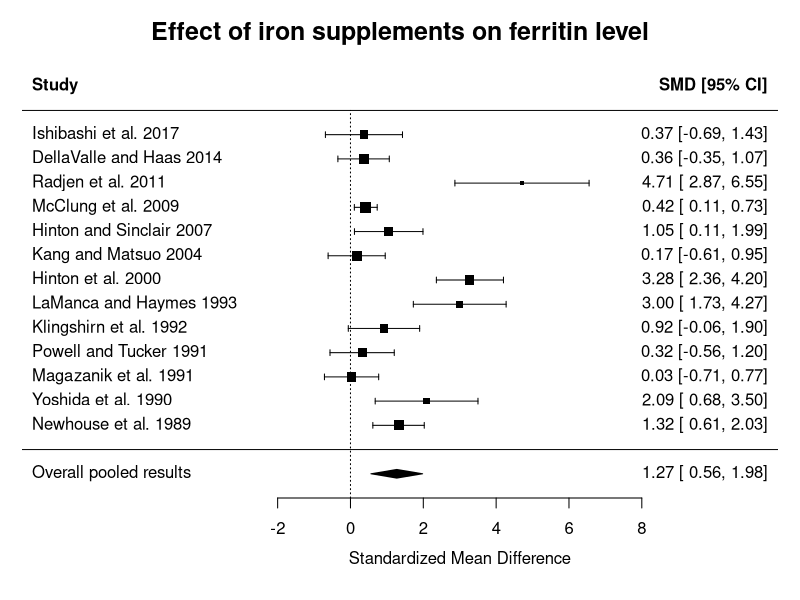
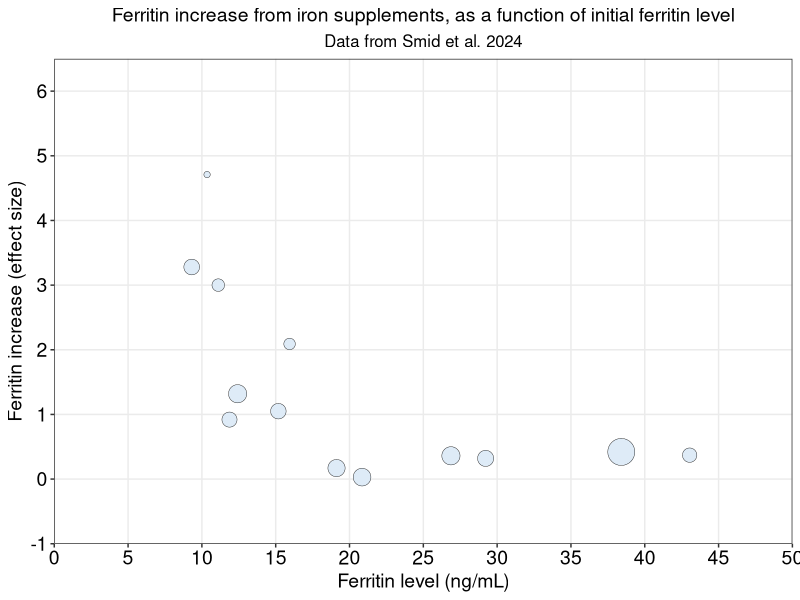
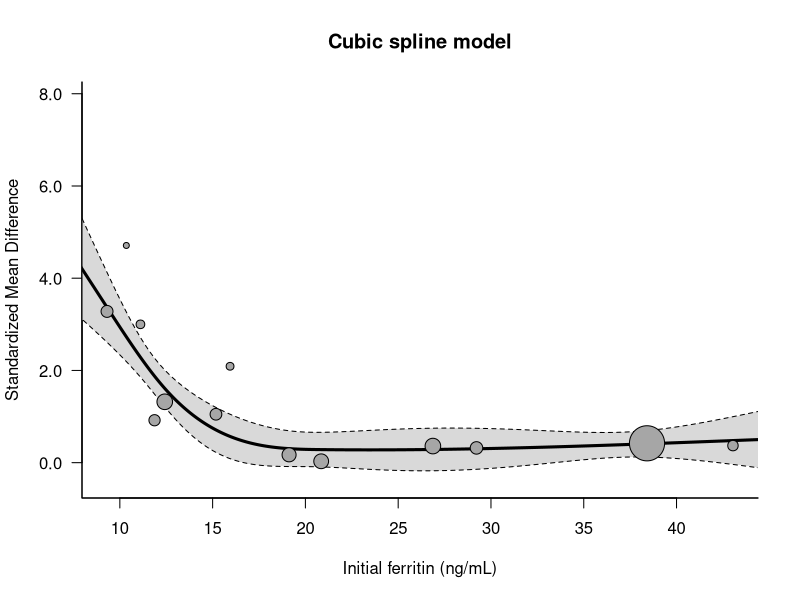
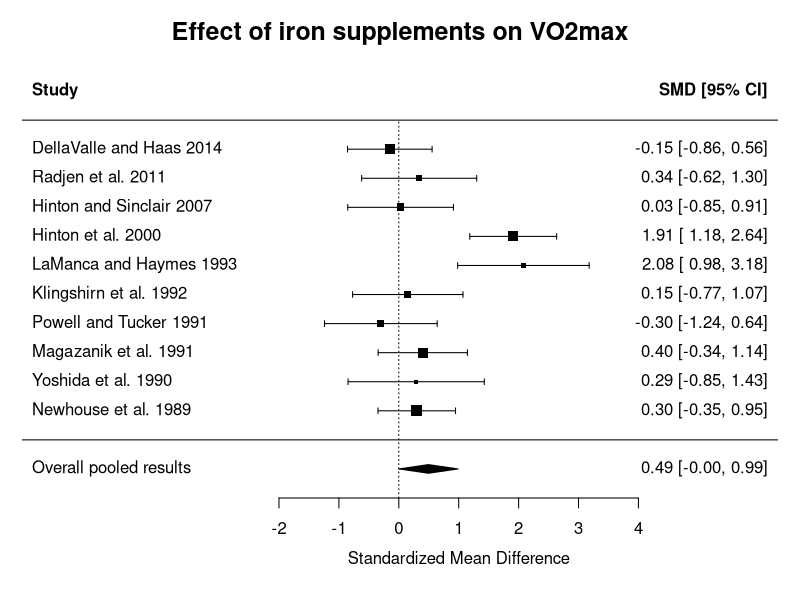
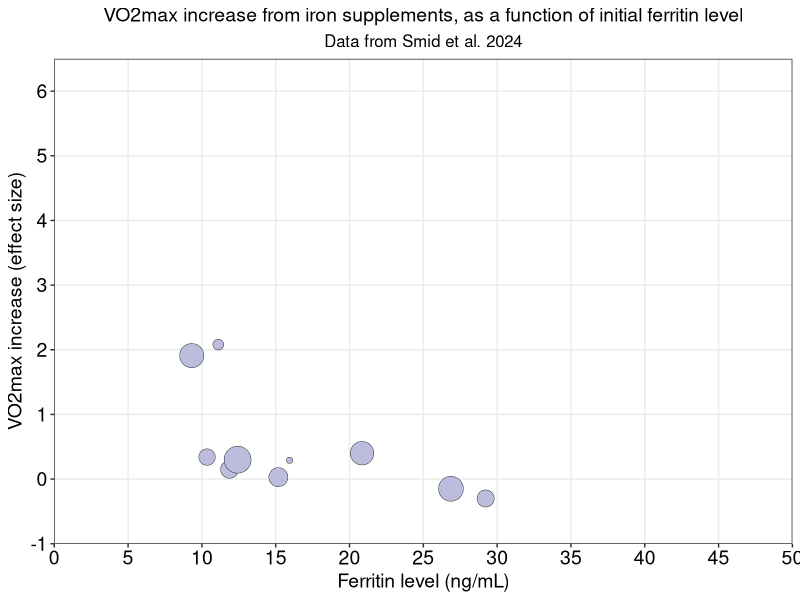
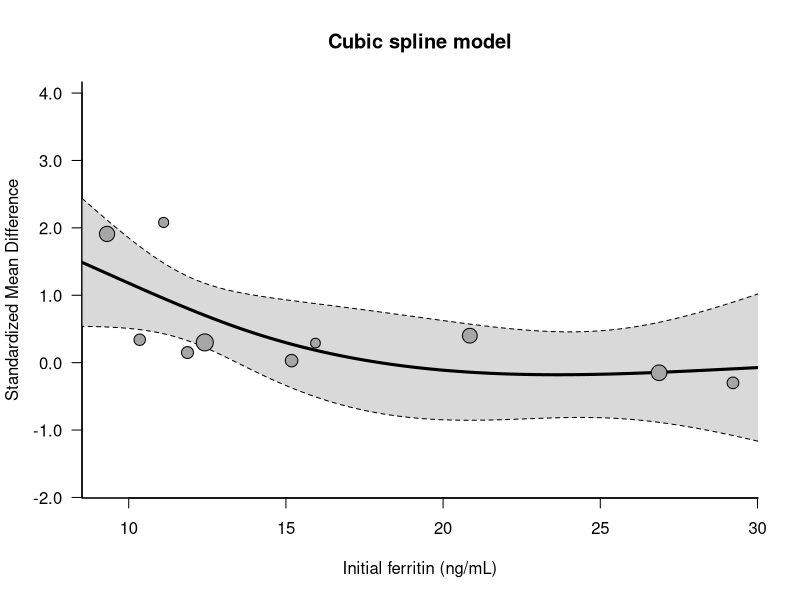
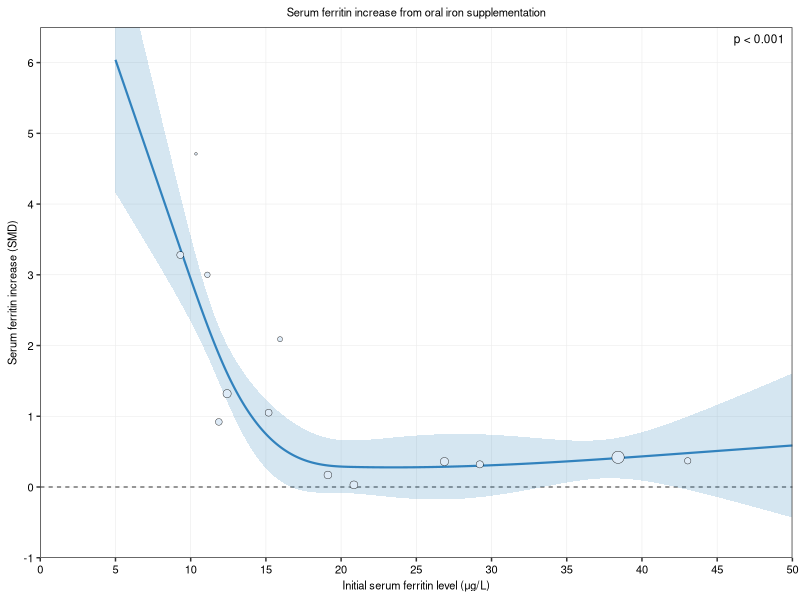
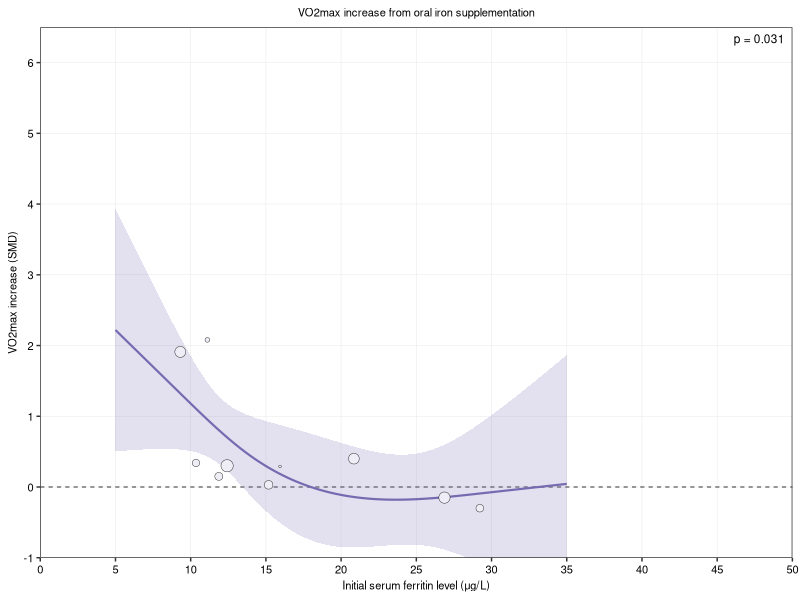

These figures' R source, in order:
## ---- chunk 1


knitr::opts_chunk$set(echo = TRUE)

library(tidyverse)
library(metafor)
library(cowplot)
library(knitr)
library(mgcv)


## ---- chunk 2

#Read data and display a glimpse
df <- read_csv("smid_data.csv", show_col_types = FALSE)
df %>% glimpse()


## ---- chunk 3

#Smid et al. used SPSS, whose default method is REML random effects
meta <- rma(ferritin_effect_size_smd, sei = ferritin_std_error_smd, slab=id, 
            data = df, method="REML", measure="SMD") 
meta


# --- Make forest plot ----
forest(meta, header="Study", mlab="Overall pooled results", cex=1.0,
       main="Effect of iron supplements on ferritin level",
       cex.main = 1.5)


## ---- chunk 4

#Plot parameters
point_fill <- "#deebf7"
point_color <- "black"

lwd <- 1
draw_lwd <- 0.5
fnt <- 14
title_fnt <- 14
subtitle_fnt <- 12
wm_fnt <- 12
hline_lwd <- 0.75
grid_lwd <- 0.5
alf <- 0.5
bubble_min <- 2
bubble_max <- 9


plt <- df %>%
  #Scale bubble by inverse of standard error
  ggplot(aes(x=initial_ferritin_ng_ml, y=ferritin_effect_size_smd, size=2/ferritin_std_error_smd)) +
  #Study bubbles
  geom_point(shape=21,
             fill = point_fill,
             stroke = 0.2,
             color = point_color) + 
  #Change point sizing
  scale_size(guide="none", range=c(bubble_min,bubble_max)) +
  #Set axis limits
  scale_x_continuous(limits = c(0,50), expand = c(0,0),
                     breaks = seq(0,50, by=5),
                     name = "Ferritin level (ng/mL)") + 
  scale_y_continuous(limits = c(-1,8), expand = c(0,0),
                     breaks = seq(-2,8,by=1),
                     name = "Ferritin increase (effect size)") + 
  coord_cartesian(ylim = c(-1,6.5))+
  ggtitle(label = "Ferritin increase from iron supplements, as a function of initial ferritin level", 
          subtitle = "Data from Smid et al. 2024") + 
  theme_bw() + 
  theme(plot.title = element_text(hjust = 0.5, size=title_fnt),
        plot.caption.position = "panel",
        plot.subtitle = element_text(hjust = 0.5, size=subtitle_fnt),
        panel.grid.major = element_line(linewidth = grid_lwd),
        panel.grid.minor = element_blank(),
        axis.title = element_text(size = fnt, color = "black"),
        axis.text = element_text(size = fnt, color = "black"))
plt



## ---- chunk 5

#X-grid for plotting
xs <- seq(5, 50, length=500)

# --- Linear fit, purely for plotting purposes --- 
# do note we pass sei (standard errors) here, not the default variance
# See https://www.metafor-project.org/doku.php/tips:input_to_rma_function for details
res.lin <- rma(ferritin_effect_size_smd, sei = ferritin_std_error_smd, slab=id, 
               mods = ~ initial_ferritin_ng_ml,
               data = df, method="REML", measure="SMD")

# --- Smooth nonlinear meta-regression ---
# Adapted from https://www.metafor-project.org/doku.php/tips:non_linear_meta_regression

#Number of knots for spline fit, using sqrt(N) approximate rule (Harezlak et al.)
K <- 4 #See later for sensitivity analysis


#Construct a cubic spline basis in mgcv with K knots
sm <- smoothCon(s(initial_ferritin_ng_ml, bs="cr", k=K), data=df, absorb.cons=TRUE)[[1]]

#Do REML-based meta-regression, using the spline basis above as moderator
res_fer <- rma(ferritin_effect_size_smd, sei = ferritin_std_error_smd, slab=id, 
               mods = ~ sm$X,
               data = df, method="REML", measure="SMD")
#Show results
res_fer

#Make raw plot using metafor's base R plotting capabilities
sav <- predict(res_fer, newmods=PredictMat(sm, data.frame(initial_ferritin_ng_ml=xs)))
regplot(res.lin, mod=2, pred=sav, xvals=xs, las=1, digits=1, bty="l",
        psize=.75/df$ferritin_std_error_smd, 
        xlab="Initial ferritin (ng/mL)", main="Cubic spline model")


## ---- chunk 6


meta_vo2 <- rma(vo2max_effect_size, sei = vo2max_std_error, slab=id, 
            data = df, method="REML", measure="SMD")
meta_vo2

# --- Make forest plot ----
forest(meta_vo2, header="Study", mlab="Overall pooled results", cex=1.0,
       main="Effect of iron supplements on VO2max",
       cex.main = 1.5)



## ---- chunk 7


#Plot parameters
point_fill <- "#bcbddc"
point_color <- "black"


plt <- df %>%
  #Scale bubble by inverse of standard error
  ggplot(aes(x=initial_ferritin_ng_ml, y=vo2max_effect_size, size=2/vo2max_std_error)) +
  #Study bubbles
  geom_point(shape=21,
             fill = point_fill,
             stroke = 0.2,
             color = point_color) + 
  #Change point sizing
  scale_size(guide="none", range=c(bubble_min,bubble_max)) +
  #Set axis limits
  scale_x_continuous(limits = c(0,50), expand = c(0,0),
                     breaks = seq(0,50, by=5),
                     name = "Ferritin level (ng/mL)") + 
  scale_y_continuous(limits = c(-1,8), expand = c(0,0),
                     breaks = seq(-2,8,by=1),
                     name = "VO2max increase (effect size)") + 
  coord_cartesian(ylim = c(-1,6.5))+
  ggtitle(label = "VO2max increase from iron supplements, as a function of initial ferritin level", 
          subtitle = "Data from Smid et al. 2024") + 
  theme_bw() + 
  theme(plot.title = element_text(hjust = 0.5, size=title_fnt),
        plot.caption.position = "panel",
        plot.subtitle = element_text(hjust = 0.5, size=subtitle_fnt),
        panel.grid.major = element_line(linewidth = grid_lwd),
        panel.grid.minor = element_blank(),
        axis.title = element_text(size = fnt, color = "black"),
        axis.text = element_text(size = fnt, color = "black"))
plt



## ---- chunk 8

#Don't use all data for spline basis, just studies with VO2 measurements
df_vo2 <- df %>%
  drop_na(vo2max_effect_size)


#Plotting setup 
xs_vo2 <- seq(5, 35, length=500) #no VO2 data for the higher ranges

# --- Linear fit, purely for plotting purposes --- 
res.lin_vo2 <- rma(vo2max_effect_size, sei = vo2max_std_error, slab=id, 
               mods = ~ initial_ferritin_ng_ml,
               data = df_vo2, method="REML", measure="SMD")

# --- Smooth nonlinear meta-regression ---

K <- 3 #Fewer studies, fewer knots
sm <- smoothCon(s(initial_ferritin_ng_ml, bs="cr", k=K), data=df_vo2, absorb.cons=TRUE)[[1]]
res_vo2 <- rma(vo2max_effect_size, sei = vo2max_std_error, slab=id, 
               mods = ~ sm$X,
               data = df_vo2, method="REML", measure="SMD")
res_vo2

sav_vo2 <- predict(res_vo2, newmods=PredictMat(sm, data.frame(initial_ferritin_ng_ml=xs_vo2)))
regplot(res.lin_vo2, mod=2, pred=sav_vo2, xvals=xs_vo2, las=1, digits=1, bty="l",
        psize=.75/df_vo2$vo2max_std_error, 
        xlab="Initial ferritin (ng/mL)", main="Cubic spline model")


## ---- chunk 9


#Get p-values for omnibus test of moderator effect
# (null hypothesis: moderator curve is zero everywhere)
ferritin_omni_p <- res_fer$QMp
vo2_omni_p <- res_vo2$QMp

ferritin_ant_p <- "p < 0.001" #10e-13...
vo2_ant_p <- sprintf("p = %.3f", vo2_omni_p)


#Fetch meta-regression results for publication plots
met_plot <- data.frame(ferritin = xs,
                      yhat = sav$pred,
                      ci_lo = sav$ci.lb,
                      ci_hi = sav$ci.ub)

met_plot_vo2 <- data.frame(ferritin = xs_vo2,
                       yhat = sav_vo2$pred,
                       ci_lo = sav_vo2$ci.lb,
                       ci_hi = sav_vo2$ci.ub)


#Combine and make publication-ready plots

#6.5" by ahfl that? 3.25


# --- Ferritin plot ---



point_fill <- "#deebf7"
point_color <- "black"

lwd <- 0.75
draw_lwd <- 0.15
fnt <- 8
title_fnt <- 8
subtitle_fnt <- 6
wm_fnt <- 7
hline_lwd <- 0.25
grid_lwd <- 0.2

alf <- 0.2


bubble_min <- 0.75
bubble_max <- 4

ant_fnt <- 3
ant_x <- 49.5
ant_y <- 6.4

#, range=c(0.5,4)

plt_1 <- met_plot %>%
  ggplot(aes(x=ferritin, y=yhat)) +
  geom_hline(yintercept = 0, linetype = "dashed", linewidth = hline_lwd) + 
  geom_ribbon(aes(ymin = ci_lo, ymax = ci_hi), fill = "#3182bd", alpha = alf) + 
  geom_line(color = "#3182bd", linewidth = lwd) + 
  #Omnibus moderator test p-value
  annotate("text", x=ant_x, y=ant_y, label = ferritin_ant_p, size=ant_fnt,
           hjust = 1, vjust=1) + 
  #Study bubbles
  geom_point(aes(x=initial_ferritin_ng_ml , y=ferritin_effect_size_smd, size=2/ferritin_std_error_smd ),
             data = df, 
             shape=21,
             fill = point_fill,
             stroke = 0.2,
             color = point_color) + 
  
  #Change point sizing
  scale_size(guide="none", range=c(bubble_min,bubble_max)) +
  #Set axis limits
  scale_x_continuous(limits = c(0,50), expand = c(0,0),
                     breaks = seq(0,50, by=5),
                     name = "Initial serum ferritin level (\u03bcg/L)") +  
  scale_y_continuous(limits = c(-1,8), expand = c(0,0),
                     breaks = seq(-2,8,by=1),
                     name = "Serum ferritin increase (SMD)") + 
  coord_cartesian(ylim = c(-1,6.5))+
  ggtitle(label = "Serum ferritin increase from oral iron supplementation") +
  theme_bw() + 
  theme(plot.title = element_text(hjust = 0.5, size=title_fnt),
        plot.caption.position = "panel",
        plot.caption = element_text(face = "bold", size = wm_fnt, vjust=0),
        plot.subtitle = element_text(hjust = 0.5, size=subtitle_fnt),
        panel.grid.major = element_line(linewidth = grid_lwd),
        panel.grid.minor = element_blank(),
        axis.title = element_text(size = fnt, color = "black"),
        axis.text = element_text(size = fnt, color = "black"))

plt_1


# --- VO2max ---
point_fill <- "#efedf5"
point_color <- "black"

line_col <- "#756bb1"
rib_col <- "#756bb1"


plt_2 <- met_plot_vo2 %>%
  ggplot(aes(x=ferritin, y=yhat)) +
  geom_hline(yintercept = 0, linetype = "dashed", linewidth = hline_lwd) + 
  geom_ribbon(aes(ymin = ci_lo, ymax = ci_hi), fill = rib_col, alpha = alf) + 
  geom_line(color = line_col, linewidth = lwd) + 
  #Omnibus moderator test p-value
  annotate("text", x=ant_x, y=ant_y, label = vo2_ant_p, size=ant_fnt,
           hjust = 1, vjust=1) + 
  #Study bubbles
  geom_point(aes(x=initial_ferritin_ng_ml , y=vo2max_effect_size, size=2/vo2max_std_error),
             data = df_vo2, 
             shape=21,
             fill = point_fill,
             stroke = 0.2,
             color = point_color) + 
  #Change point sizing
  scale_size(guide="none", range=c(bubble_min,bubble_max)) +
  #Set axis limits
  scale_x_continuous(limits = c(0,50), expand = c(0,0),
                     breaks = seq(0,50, by=5),
                     name = "Initial serum ferritin level (\u03bcg/L)") +  
  scale_y_continuous(limits = c(-2,8), expand = c(0,0),
                     breaks = seq(-2,8,by=1),
                     name = "VO2max increase (SMD)") + 
  coord_cartesian(ylim = c(-1,6.5))+
  ggtitle(label = "VO2max increase from oral iron supplementation") +
  theme_bw() + 
  theme(plot.title = element_text(hjust = 0.5, size=title_fnt),
        plot.caption.position = "panel",
        plot.caption = element_text(face = "bold", size = wm_fnt, vjust=0),
        plot.subtitle = element_text(hjust = 0.5, size=subtitle_fnt),
        panel.grid.major = element_line(linewidth = grid_lwd),
        panel.grid.minor = element_blank(),
        axis.title = element_text(size = fnt, color = "black"),
        axis.text = element_text(size = fnt, color = "black"))

plt_2


#Combine and save
cow <- plot_grid(plt_1, plt_2, nrow=1)
ggsave("Figure 1 - Moderating effects of initial ferritin on effects of iron supplementation in athletes.png", 
       plot=cow, width = 6.5, height = 3, units = "in", dpi=600)



## ---- chunk 10

#Eval grid
xs <- seq(5, 50, length=500)
K_vals <- c(3,4,5,6) #Knots to test

#Define function to use in loop
fit_mod <- function(yi, sei, mod_vals, K, xs){
  #Do semipar meta-regression, evaluate on grid, and return evaluated curve
  df_dummy <- data.frame(yi = yi, 
                         sei = sei,
                         mod_vals = mod_vals)
  #Spline basis
  sm <- smoothCon(s(mod_vals, bs="cr", k=K), data=df_dummy, absorb.cons=TRUE)[[1]]
  
  res_spline <- rma(yi=yi, sei=sei,
                    mods = ~ sm$X,
                    data = df_dummy, method="REML", measure="SMD")
  sav_spline <- predict(res_spline, newmods=PredictMat(sm, data.frame(mod_vals=xs)))
  
  plot_df <- data.frame(mod_vals = xs,
                      yhat = sav_spline$pred,
                      ci_lo = sav_spline$ci.lb,
                      ci_hi = sav_spline$ci.ub,
                      K=K)
  return(plot_df)
}

# --- Ferritin increase sensitivity ---
mod_vals <- df$initial_ferritin_ng_ml
yi <- df$ferritin_effect_size_smd
sei <- df$ferritin_std_error_smd

result_list <- list()

for (i in 1:length(K_vals)){
  result_list[[i]] <- fit_mod(yi, sei, mod_vals, K_vals[i], xs)
}

ferritin_sens <- bind_rows(result_list) %>% mutate(K = factor(K))

ferritin_sens_plot <- ferritin_sens %>%
  ggplot(aes(x=mod_vals, y=yhat, color=K)) + 
  geom_line(linewidth=1.5, alpha = 0.7) + 
  scale_x_continuous(limits = c(0,50)) + 
  ggtitle("K sensitivity analysis - ferritin increase")

ferritin_sens_plot


# --- VO2max ---


#Eval grid
xs <- seq(5, 35, length=500)
K_vals <- c(3,4,5) #10 studies, no sense using 6 knots

#Data
mod_vals <- df_vo2$initial_ferritin_ng_ml
yi <- df_vo2$vo2max_effect_size
sei <- df_vo2$vo2max_std_error

result_list <- list()

for (i in 1:length(K_vals)){
  result_list[[i]] <- fit_mod(yi, sei, mod_vals, K_vals[i], xs)
}

vo2_sens <- bind_rows(result_list) %>% mutate(K = factor(K))

vo2_sens_plot <- vo2_sens %>%
  ggplot(aes(x=mod_vals, y=yhat, color=K)) + 
  geom_line(linewidth=1.5, alpha = 0.7) +  
  scale_x_continuous(limits = c(0,50)) + 
  ggtitle("K sensitivity analysis - VO2max increase")

vo2_sens_plot
